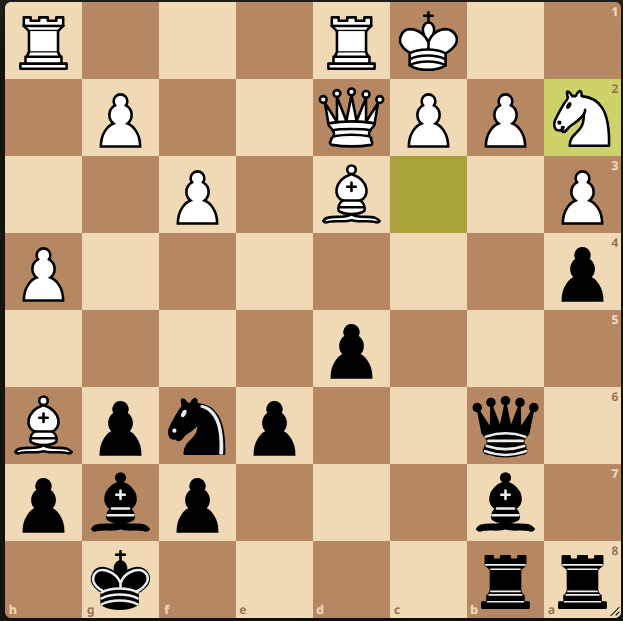
#> input picture Foto1.jpg, 623 x 621 px
$ python TestStickfish.py
#> lines starting #> are read from the running program, lines starting #| are printed output that depends on the picture; after the words box and inside, x2 and y2 are one past the last pixel; in counts of white or black regions, pixels touching at a corner belong together


import cv2
import numpy as np
import os
import chess
import chess.engine

def extract_board(image_path):
    """Estrae la scacchiera dall'immagine."""
    img = cv2.imread(image_path)
    if img is None:
        raise Exception(f"Impossibile leggere l'immagine: {image_path}")

    gray = cv2.cvtColor(img, cv2.COLOR_BGR2GRAY)
    blurred = cv2.GaussianBlur(gray, (5, 5), 0)
    edges = cv2.Canny(blurred, 50, 150)
    contours, _ = cv2.findContours(edges, cv2.RETR_EXTERNAL, cv2.CHAIN_APPROX_SIMPLE)
    board_contour = max(contours, key=cv2.contourArea)
    x, y, w, h = cv2.boundingRect(board_contour)
    board = img[y:y+h, x:x+w]

    return board


def split_board_into_squares(board_img):
    """Divide l'immagine della scacchiera in 64 caselle."""
    height, width = board_img.shape[:2]
    square_height = height // 8
    square_width = width // 8

    squares = []
    for row in range(8):
        row_squares = []
        for col in range(8):
            y_start = row * square_height
            y_end = (row + 1) * square_height
            x_start = col * square_width
            x_end = (col + 1) * square_width
            square = board_img[y_start:y_end, x_start:x_end]
            row_squares.append(square)
        squares.append(row_squares)

    return squares

def create_piece_templates_from_reference(reference_image_path):
    """Crea template dei pezzi da un'immagine di riferimento della posizione iniziale."""
    ref_board = extract_board(reference_image_path)
    ref_squares = split_board_into_squares(ref_board)

    initial_position = [
        ['r', 'n', 'b', 'q', 'k', 'b', 'n', 'r'],
        ['p', 'p', 'p', 'p', 'p', 'p', 'p', 'p'],
        ['.', '.', '.', '.', '.', '.', '.', '.'],
        ['.', '.', '.', '.', '.', '.', '.', '.'],
        ['.', '.', '.', '.', '.', '.', '.', '.'],
        ['.', '.', '.', '.', '.', '.', '.', '.'],
        ['P', 'P', 'P', 'P', 'P', 'P', 'P', 'P'],
        ['R', 'N', 'B', 'Q', 'K', 'B', 'N', 'R']
    ]

    piece_templates = {}
    empty_templates = {'light': None, 'dark': None}

    for row_idx, row in enumerate(initial_position):
        for col_idx, piece in enumerate(row):
            square = ref_squares[row_idx][col_idx]
            square_resized = cv2.resize(square, (50, 50))
            if piece != '.':
                piece_templates[piece] = square_resized
            else:
                gray = cv2.cvtColor(square_resized, cv2.COLOR_BGR2GRAY) if len(square_resized.shape) == 3 else square_resized
                equalized = cv2.equalizeHist(gray)
                brightness = np.mean(equalized)
                if brightness > 150:
                    if empty_templates['light'] is None:
                        empty_templates['light'] = square_resized
                else:
                    if empty_templates['dark'] is None:
                        empty_templates['dark'] = square_resized

    return piece_templates, empty_templates

def enhance_contrast(image):
    """Applica la correzione gamma per migliorare il contrasto."""
    gamma = 1.2
    look_up_table = np.array([((i / 255.0) ** gamma) * 255 for i in np.arange(0, 256)]).astype("uint8")
    return cv2.LUT(image, look_up_table)

def match_piece_with_templates(square_img, piece_templates, empty_templates):
    """Confronta una casella con i template per identificare il pezzo."""
    square_resized = cv2.resize(square_img, (50, 50))
    square_gray = cv2.cvtColor(square_resized, cv2.COLOR_BGR2GRAY) if len(square_resized.shape) == 3 else square_resized
    square_gray = enhance_contrast(square_gray)
    square_gray = cv2.equalizeHist(square_gray)

    is_empty = False
    for empty_type, template in empty_templates.items():
        if template is not None:
            template_gray = cv2.cvtColor(template, cv2.COLOR_BGR2GRAY) if len(template.shape) == 3 else template
            result = cv2.matchTemplate(square_gray, template_gray, cv2.TM_CCOEFF_NORMED)
            if np.max(result) > 0.8:
                is_empty = True
                break

    if is_empty:
        return '.'

    best_match = None
    highest_score = -float('inf')
    for piece_name, template in piece_templates.items():
        if template is not None:
            template_gray = cv2.cvtColor(template, cv2.COLOR_BGR2GRAY) if len(template.shape) == 3 else template
            result = cv2.matchTemplate(square_gray, template_gray, cv2.TM_CCOEFF_NORMED)
            score = np.max(result)
            if score > highest_score:
                highest_score = score
                best_match = piece_name

    return best_match if highest_score >= 0.4 else '.'

def analyze_board_with_templates(squares, piece_templates, empty_templates):
    """Analizza la scacchiera utilizzando i template dei pezzi."""
    board_state = []
    for row in squares:
        row_state = [match_piece_with_templates(square, piece_templates, empty_templates) for square in row]
        board_state.append(row_state)
    return board_state

def alternative_piece_detection(squares):
    """Metodo alternativo per rilevare i pezzi quando i template non funzionano bene."""
    board_state = []
    for row in squares:
        row_state = []
        for square in row:
            resized = cv2.resize(square, (50, 50))
            gray = cv2.cvtColor(resized, cv2.COLOR_BGR2GRAY) if len(resized.shape) == 3 else resized
            equalized = cv2.equalizeHist(gray)
            mean_val = np.mean(equalized)
            std_val = np.std(equalized)
            if std_val > 50:
                if mean_val < 100:
                    row_state.append('p')
                elif mean_val > 150:
                    row_state.append('P')
                else:
                    row_state.append('.')
            else:
                row_state.append('.')
        board_state.append(row_state)
    return board_state

def generate_fen(board_state):
    """Genera la notazione FEN dalla matrice del stato della scacchiera."""
    fen_parts = []
    for row in board_state:
        empty_count = 0
        fen_row = ""
        for cell in row:
            if cell == '.':
                empty_count += 1
            else:
                if empty_count > 0:
                    fen_row += str(empty_count)
                    empty_count = 0
                fen_row += cell
        if empty_count > 0:
            fen_row += str(empty_count)
        fen_parts.append(fen_row)
    fen = '/'.join(fen_parts)
    fen += " w KQkq - 0 1"
    return fen

def analyze_chessboard(image_path, reference_image_path=None):
    """Analizza una scacchiera da un'immagine e genera la notazione FEN."""
    try:
        board_img = extract_board(image_path)
        squares = split_board_into_squares(board_img)
        if reference_image_path:
            piece_templates, empty_templates = create_piece_templates_from_reference(reference_image_path)
            board_state = analyze_board_with_templates(squares, piece_templates, empty_templates)
        else:
            board_state = alternative_piece_detection(squares)
        fen = generate_fen(board_state)
        return fen, board_state
    except Exception as e:
        print(f"Errore nell'analisi della scacchiera: {e}")
        return None, None

def visualize_board_state(board_state):
    """Visualizza lo stato della scacchiera in forma testuale."""
    print("  a b c d e f g h")
    print(" +-----------------+")
    for i, row in enumerate(board_state):
        print(f"{8-i}| {' '.join([piece if piece != '.' else '.' for piece in row])} |")
    print(" +-----------------+")
    print("  a b c d e f g h")


def draw_board_with_pieces(board_img, board_state):
    """Disegna i nomi dei pezzi sulla scacchiera analizzata."""
    height, width = board_img.shape[:2]
    square_height = height // 8
    square_width = width // 8

    board_with_pieces = board_img.copy()

    for row_idx, row in enumerate(board_state):
        for col_idx, piece in enumerate(row):
            if piece != '.':
                x = col_idx * square_width
                y = row_idx * square_height

                text_x = x + square_width // 4
                text_y = y + square_height // 2
                cv2.putText(
                    board_with_pieces, piece, (text_x, text_y),
                    cv2.FONT_HERSHEY_SIMPLEX, 0.8, (0, 0, 255), 2, cv2.LINE_AA
                )

    # Mostra l'immagine con i pezzi
    cv2.imshow("Scacchiera Analizzata", board_with_pieces)
    cv2.waitKey(0)
    cv2.destroyAllWindows()

    import chess
import chess.engine

def analyze_with_stockfish(fen, stockfish_path=r"stockfish/stockfish.exe"):
    try:
        # Inizializza Stockfish
        engine = chess.engine.SimpleEngine.popen_uci(stockfish_path)

        # Crea una board a partire dal FEN
        board = chess.Board(fen)

        # Esegui l'analisi
        result = engine.analyse(board, chess.engine.Limit(time=5.0))

        # Stampa i risultati
        print("\nAnalisi Stockfish:")
        print(f"Mossa migliore: {result.get('pv', [None])[0]}")
        print(f"Punteggio: {result.get('score', 'N/A')} (centipawn)")
        print(f"Profondità: {result.get('depth', 0)} livelli")

    except Exception as e:
        print(f"Errore durante l'analisi: {e}")
    finally:
        if 'engine' in locals():
            engine.quit()


def main():
    image_path = "Foto1.jpg"
    reference_image_path = "ScacchieraCompleta1.jpg"

    if not os.path.exists(image_path):
        print(f"ERRORE: L'immagine {image_path} non esiste.")
        return
    if reference_image_path and not os.path.exists(reference_image_path):
        print(f"ERRORE: L'immagine di riferimento {reference_image_path} non esiste.")
        reference_image_path = None

    fen, board_state = analyze_chessboard(image_path, reference_image_path)
#> in extract_board, img is the input picture: shape (621, 623, 3); mean B, G, R 129.4, 162.7, 191.6
#> in extract_board, `edges = cv2.Canny(blurred, 50, 150)`:
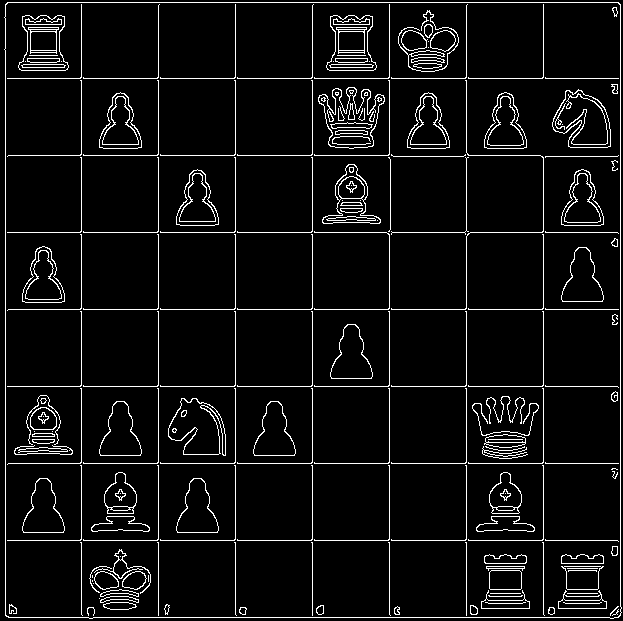
#> edges: shape (621, 623); 6% white in thin lines or dots
#> in extract_board, `contours, _ = cv2.findContours(edges, cv2.RETR_EXTERNAL, cv2.CHAIN_APP..`: contours = 1 contour; box (x1, y1, x2, y2) and area: (4, 2, 622, 619) 378229
#> in extract_board, `board_contour = max(contours, key=cv2.contourArea)`: board_contour = contour of 31 points, box (x1, y1, x2, y2) (4, 2, 622, 619), area 378229
#> in extract_board, `x, y, w, h = cv2.boundingRect(board_contour)`: x = 4; y = 2; w = 618; h = 617
#> after the loop in split_board_into_squares, `for row in range(8):`: squares = 8 items
#> call 2 of extract_board, with image_path = 'ScacchieraCompleta1.jpg'
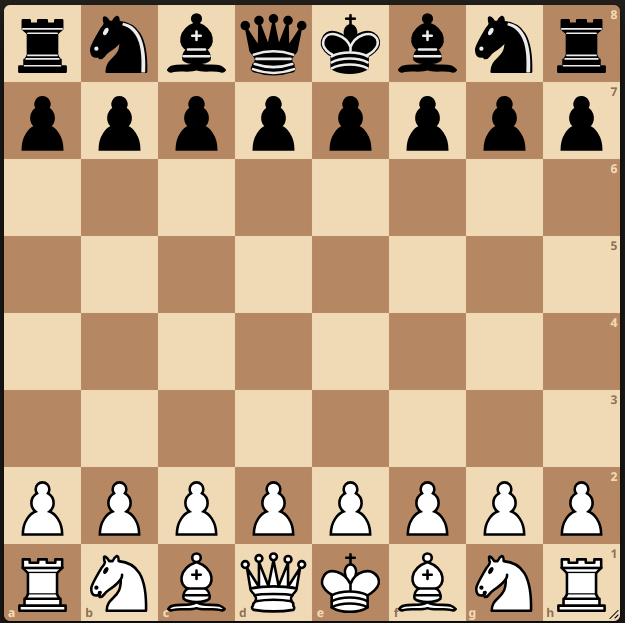
#> input picture ScacchieraCompleta1.jpg, 625 x 623 px
#> in extract_board, img is the input picture: shape (623, 625, 3); mean B, G, R 129.8, 160.3, 188.6
#> in extract_board (call 2), `edges = cv2.Canny(blurred, 50, 150)`:
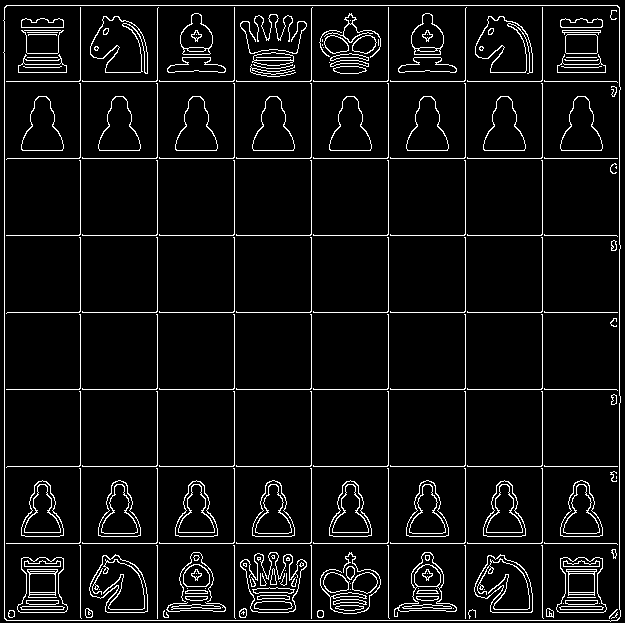
#> edges: shape (623, 625); 6.5% white in thin lines or dots
#> in extract_board (call 2), `contours, _ = cv2.findContours(edges, cv2.RETR_EXTERNAL, cv2.CHAIN_APP..`: contours = 1 contour; box (x1, y1, x2, y2) and area: (3, 5, 621, 622) 378241
#> in extract_board (call 2), `board_contour = max(contours, key=cv2.contourArea)`: board_contour = contour of 33 points, box (x1, y1, x2, y2) (3, 5, 621, 622), area 378241
#> in extract_board (call 2), `x, y, w, h = cv2.boundingRect(board_contour)`: x = 3; y = 5
#> in extract_board (call 2), `board = img[y:y+h, x:x+w]`:
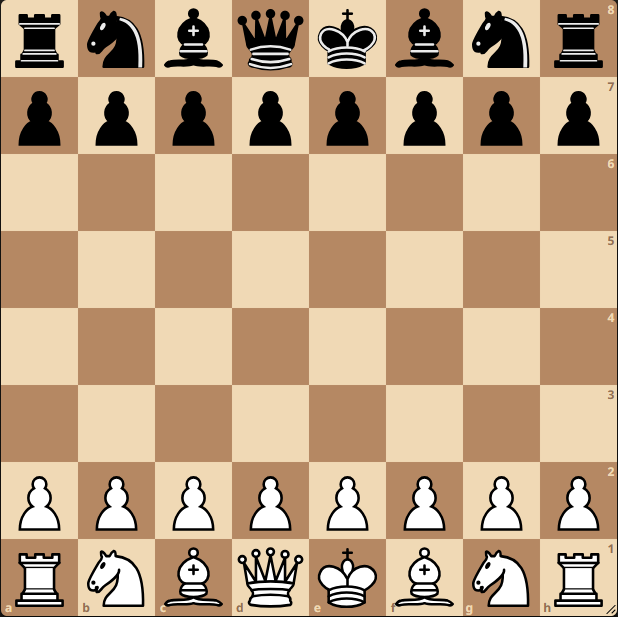
#> board: shape (617, 618, 3); mean B, G, R 132.1, 163.1, 192.1
#> in create_piece_templates_from_reference, `ref_squares = split_board_into_squares(ref_board)`: ref_squares = 8 items
#> after the loop in create_piece_templates_from_reference, `for row_idx, row in enumerate(initial_position):`:
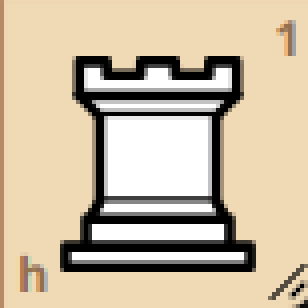
#> square: shape (77, 77, 3) (shown 4 times larger); mean of channels 0, 1, 2 164.9, 188.6, 204.2; drawn as B, G, R
#> after the loop in create_piece_templates_from_reference, `for row_idx, row in enumerate(initial_position):`: empty_templates = 2 items; piece_templates = 12 items
#> in analyze_chessboard, `piece_templates, empty_templates = create_piece_templates_from_referen..`: empty_templates = 2 items
#> the loop in analyze_board_with_templates, `for row in squares:` made 8 passes
#> pass 1, in match_piece_with_templates, `square_gray = cv2.equalizeHist(square_gray)`:
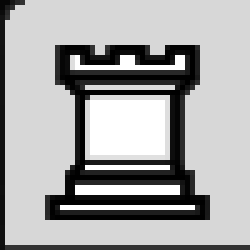
#> square_gray: shape (50, 50) (shown 5 times larger); min 0, max 255, mean 169.2
#> after the loop in analyze_board_with_templates, `for row in squares:`: board_state = 8 items
#> the loop in generate_fen, `for row in board_state:` made 8 passes
#> after the loop in generate_fen, `for row in board_state:`: fen_parts = ['R3RK2', '1P2QPPN', '2P1B2P', 'P6p', '4p3', 'Bpnp2q1', 'pbp3b1', '1k4rr']
#> board_state = 8 items

    if fen:
        print(f"\nNotazione FEN: {fen}")
#| Notazione FEN: R3RK2/1P2QPPN/2P1B2P/P6p/4p3/Bpnp2q1/pbp3b1/1k4rr w KQkq - 0 1
        print("\nStato della scacchiera rilevato:")
        visualize_board_state(board_state)
#> the loop in visualize_board_state, `for i, row in enumerate(board_state):` made 8 passes
#| 8| R . . . R K . . |
#| 7| . P . . Q P P N |
#| 6| . . P . B . . P |
#| 5| P . . . . . . p |
#| 4| . . . . p . . . |
#| 3| B p n p . . q . |
#| 2| p b p . . . b . |
#| 1| . k . . . . r r |

        # Chiama Stockfish
        analyze_with_stockfish(fen)
#> (the call stopped at in analyze_with_stockfish, `engine = chess.engine.SimpleEngine.popen_uci(stockfish_path)`: chess is not available in this run)

        board_img = extract_board(image_path)
#> in extract_board (call 3), `contours, _ = cv2.findContours(edges, cv2.RETR_EXTERNAL, cv2.CHAIN_APP..`: contours = 1 contour; box (x1, y1, x2, y2) and area: (4, 2, 622, 619) 378229
        draw_board_with_pieces(board_img, board_state)
#> the loop in draw_board_with_pieces, `for row_idx, row in enumerate(board_state):` made 8 passes
#> after the loop in draw_board_with_pieces, `for row_idx, row in enumerate(board_state):`:
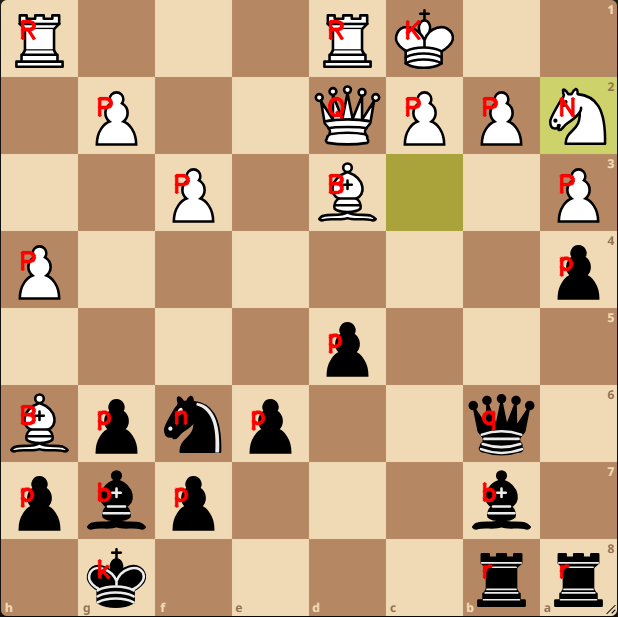
#> board_with_pieces: shape (617, 618, 3); mean B, G, R 129.8, 163.4, 195.1
    else:
        print("Impossibile generare la notazione FEN.")

if __name__ == "__main__":
    main()
